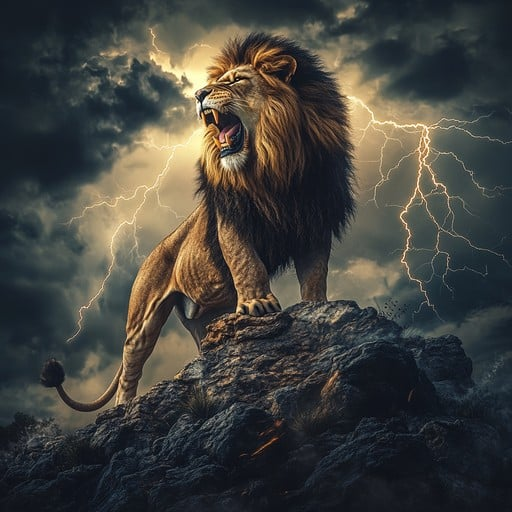
#> input picture Sec(5)-Opencv/images/majestic-lion-roaring-stockcake.jpg, 512 x 512 px
$ jupyter execute edge_detection.ipynb   (older library calls are emulated)
#> lines starting #> are read from the running program, lines starting #| are printed output that depends on the picture
[cell 1]
import cv2
import matplotlib.pyplot as plt
import numpy as np

[cell 2]
image = cv2.imread("../images/majestic-lion-roaring-stockcake.jpg", cv2.IMREAD_GRAYSCALE)
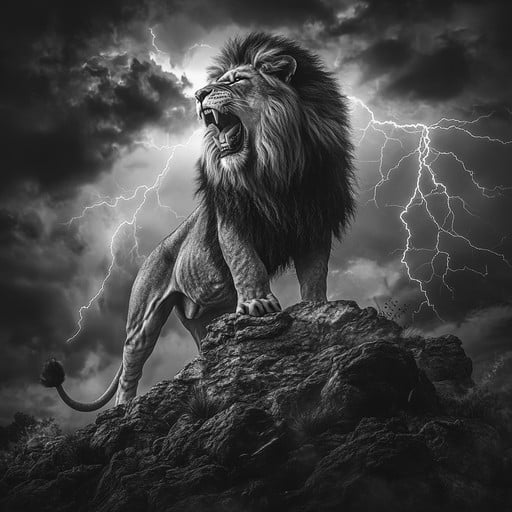
#> image: shape (512, 512); min 0, max 255, mean 65.9


# Sobel edge detector

sobel_x = cv2.Sobel(image, cv2.CV_64F, 1, 0, ksize=3)
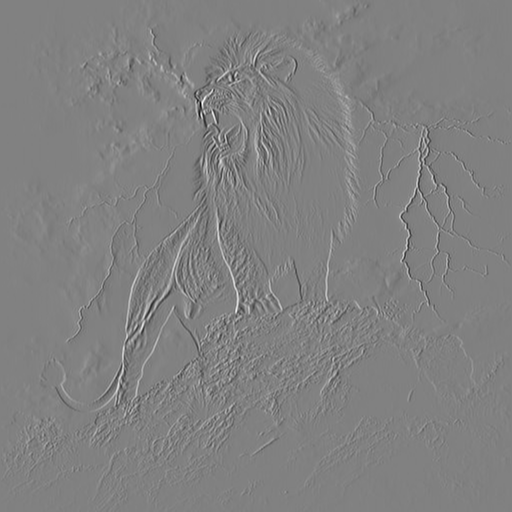
#> sobel_x: shape (512, 512) float64; min -934, max 911, mean 0.1; drawn with min black and max white
sobel_y = cv2.Sobel(image, cv2.CV_64F, 0, 1, ksize=3)
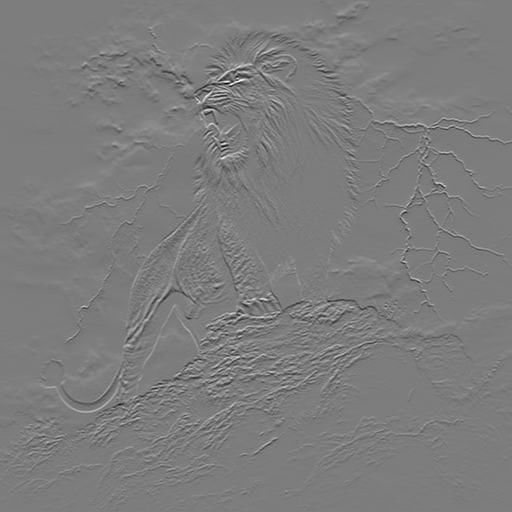
#> sobel_y: shape (512, 512) float64; min -812, max 844, mean -0.2; drawn with min black and max white

sobel_combined = cv2.magnitude(sobel_x, sobel_y)
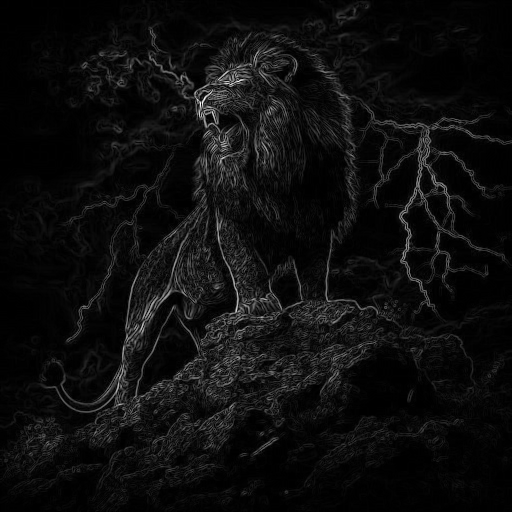
#> sobel_combined: shape (512, 512) float64; min 0, max 965.9, mean 52.6; drawn with min black and max white

# Laplacian

laplacian = cv2.Laplacian(image, cv2.CV_64F, ksize=3)
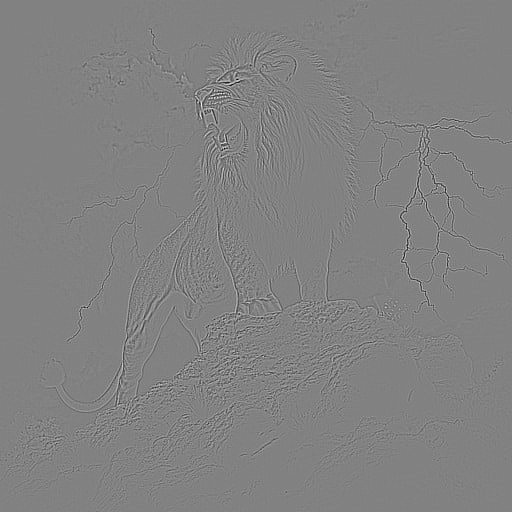
#> laplacian: shape (512, 512) float64; min -1250, max 1206, mean 0; drawn with min black and max white
laplacian_abs = cv2.convertScaleAbs(laplacian)
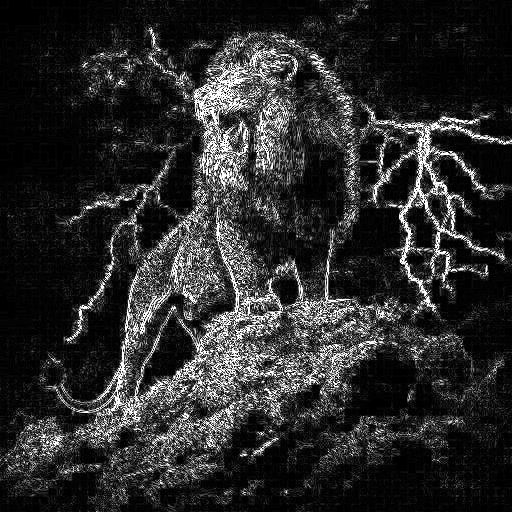
#> laplacian_abs: shape (512, 512); min 0, max 255, mean 42.8

# Canny
canny_edges = cv2.Canny(image, 200,220)
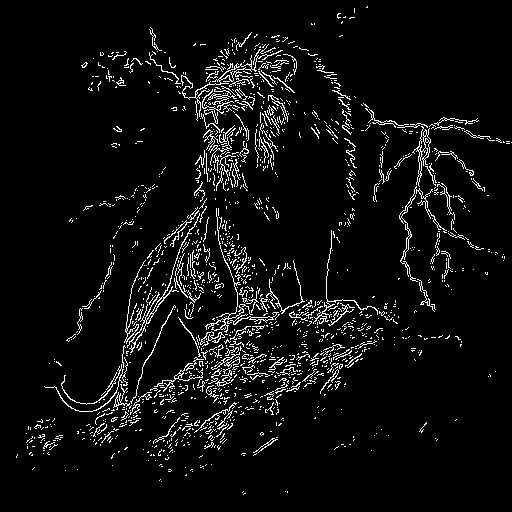
#> canny_edges: shape (512, 512); 5.5% white in thin lines or dots

Empirical Trial:

Start with:

Low threshold: 50–100

High threshold: 150–200

Increase both if the edges are too noisy (detecting too much), or decrease if too little is detected.

But in above case there was much noise in this method so we set to 200, 220

[cell 3]
median = np.median(image)
#> median = 49
lower = int(max(0, 0.66 * median))
#> lower = 32
upper = int(min(255, 1.33 * median))
#> upper = 65
lower,upper
#> Out = (32, 65)

The line of code laplacian_abs = cv2.convertScaleAbs(laplacian) in OpenCV is used to convert the output of the Laplacian operator into a displayable 8-bit image.

[cell 4]
# ksize=This is the aperture size for the Sobel/Laplacian kernel, and must be odd (1, 3, 5, 7...).
# ✅ Guidelines:
# ksize = 1:

# Applies a simple difference (e.g., for binary or noisy images).

# ksize = 3 (default choice):

# Balanced detection for most images.

# ksize = 5 or 7:

# Smoother gradients — good for high-resolution images or when reducing noise.

# But it can blur fine edges.

[cell 5]
laplacian

[cell 6]
laplacian_abs

[cell 7]
titles = ['Original', 'Sobel', 'Laplacian_all', 'Laplacian_abs', 'Canny']
image_list = [image, sobel_combined, laplacian, laplacian_abs,  canny_edges]

plt.figure(figsize=(20,16))
for i in range(len(titles)):
    plt.subplot(3,2, i+1)
    plt.imshow(image_list[i], cmap='grey')
    plt.title(titles[i])
    plt.axis('off')
plt.show()
